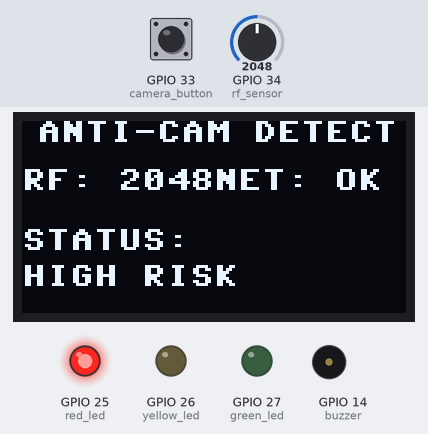
The program below on a simulated ESP32 board running MicroPython. On the bench: 128×64 one-colour display, output pins drawn as LEDs (lit = HIGH), buzzer (waves = sounding, pin HIGH). Wiring (from the project's diagram.json): buzzer on GPIO 14, red LED on GPIO 25, yellow LED on GPIO 26, green LED on GPIO 27, red button on GPIO 33, potentiometer on GPIO 34. The test bench sets the inputs (shaded band); at power-on: GPIO 34 (rf_sensor) = 2048, GPIO 33 (camera_button) HIGH (analog values on the 0–4095 scale). WiFi joins after 1.5 s; no MQTT or app messages arrive unless stated; the clock reads 2024-03-15 10:24:30 at power-on unless the program sets it; library files of the repository ran but are not shown: ssd1306.py; what the program prints to the serial console is not drawn.

Above: at 2.8 s.
2.9 s: GPIO 34 (rf_sensor) set to 1962
At 7.5 s:
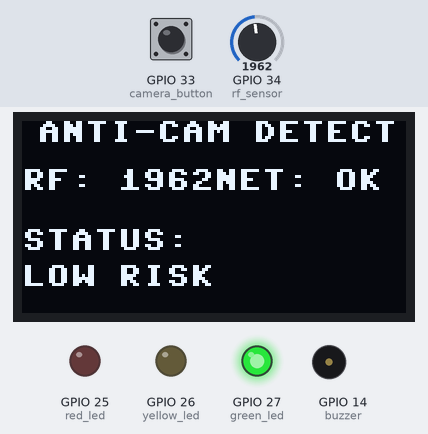
8.5 s: GPIO 34 (rf_sensor) set to 2040
At 12.21 s:
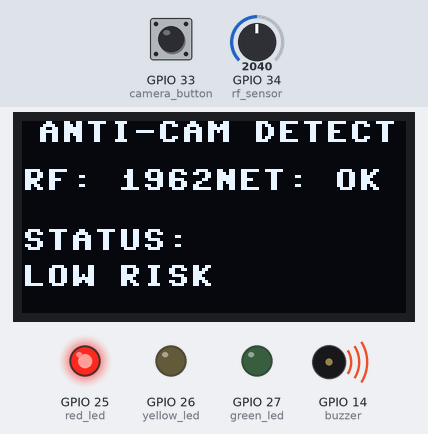
19.2 s: GPIO 34 (rf_sensor) set to 491
At 23.0 s:
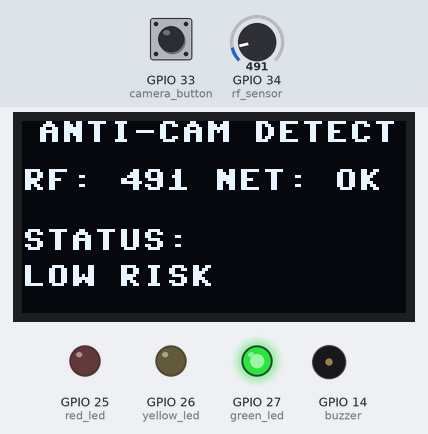
29.2 s: GPIO 34 (rf_sensor) set to 109
At 33.1 s:
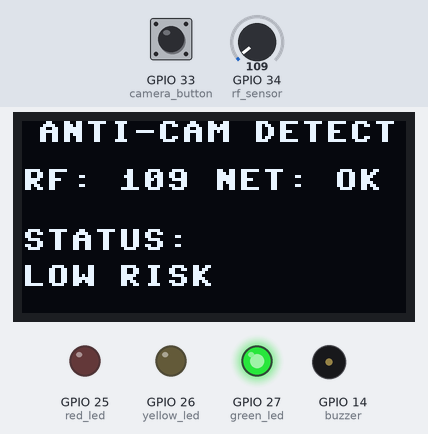
34.3 s: GPIO 34 (rf_sensor) set to 94
At 39.3 s:
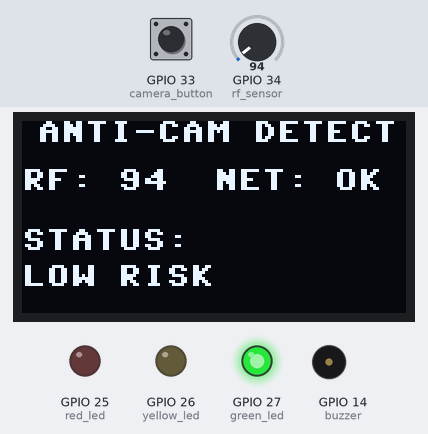
Timing chart, 0 to 40.3 s (numbered marks = the images above; inputs shaded):
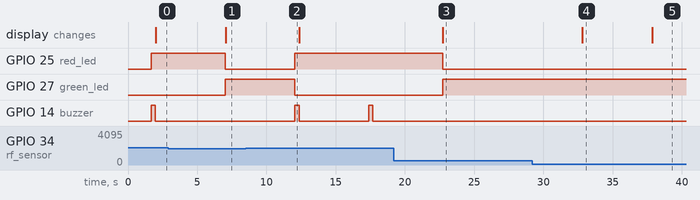

The program:

main.py
```python
"""
Hybrid RF and Wi-Fi Based Embedded Anti-Camera Detection System
Firmware for ESP32 (MicroPython) - Wokwi Simulation & Hardware Prototype

Preserved Pin Configuration:
- RF Sensor (Potentiometer): GPIO 34 (ADC1_CH6)
- Red LED: GPIO 25
- Yellow LED: GPIO 26
- Green LED: GPIO 27
- Buzzer: GPIO 14
- Camera Detection Button: GPIO 33 (Internal Pull-Up)
- OLED I2C SDA: GPIO 21
- OLED I2C SCL: GPIO 22
"""

import machine
from machine import Pin, ADC, I2C
import time
from time import sleep
import ujson
import network

# Try importing umqtt.simple
try:
    from umqtt.simple import MQTTClient
except ImportError:
    try:
        from simple import MQTTClient
    except ImportError:
        print("[Firmware] Warning: umqtt.simple not found. Running in offline telemetry mode.")
        MQTTClient = None

# Import SSD1306 OLED driver
try:
    import ssd1306
except ImportError:
    print("[Firmware] Warning: ssd1306 driver not found.")
    ssd1306 = None

# --------------------------------
# Configuration & Constants
# --------------------------------
DEVICE_ID = "esp32_dev01"
WIFI_SSID = "Wokwi-GUEST"
WIFI_PASS = ""

# Wokwi Private IoT Gateway directs host.wokwi.internal to local computer
MQTT_BROKER = "host.wokwi.internal"
MQTT_PORT = 1883
MQTT_TOPIC_TELEMETRY = f"anticamera/{DEVICE_ID}/telemetry"
MQTT_TOPIC_STATUS = f"anticamera/{DEVICE_ID}/status"
MQTT_TOPIC_COMMANDS = f"anticamera/{DEVICE_ID}/commands"

RF_THRESHOLD = 2000

SUSPICIOUS_KEYWORDS = [
    "spycam",
    "camera",
    "hidden",
    "surveillance",
    "monitor"
]

MOCK_WIFI_NETWORKS = [
    "Home_WiFi",
    "OfficeNet",
    "spycam_device",
    "GuestWiFi"
]

# --------------------------------
# Hardware Initialization
# --------------------------------
# 1. RF Sensor Simulator (Potentiometer on GPIO 34)
rf_sensor = ADC(Pin(34))
rf_sensor.atten(ADC.ATTN_11DB)

# 2. Status LEDs
red_led = Pin(25, Pin.OUT)
yellow_led = Pin(26, Pin.OUT)
green_led = Pin(27, Pin.OUT)

# 3. Warning Buzzer
buzzer = Pin(14, Pin.OUT)

# 4. Manual Hidden Camera Button (Active LOW with internal pull-up)
camera_button = Pin(33, Pin.IN, Pin.PULL_UP)

# 5. SSD1306 I2C OLED Display
oled = None
try:
    i2c = I2C(0, scl=Pin(22), sda=Pin(21))
    if ssd1306:
        oled = ssd1306.SSD1306_I2C(128, 64, i2c)
except Exception as e:
    print(f"[Firmware] OLED Init Error: {e}")

# --------------------------------
# Hardware Control Helpers
# --------------------------------
def reset_outputs():
    red_led.off()
    yellow_led.off()
    green_led.off()
    buzzer.off()

def update_oled(rf_val, status_text, mqtt_ok=False):
    if not oled:
        return
    try:
        oled.fill(0)
        oled.text("ANTI-CAM DETECT", 5, 0)
        oled.text(f"RF: {rf_val}", 0, 16)

        status_sub = "NET: OK" if mqtt_ok else "NET: DISC"
        oled.text(status_sub, 64, 16)

        oled.text("STATUS:", 0, 36)
        oled.text(status_text, 0, 48)
        oled.show()
    except Exception as e:
        print(f"[Firmware] OLED display error: {e}")

# --------------------------------
# Wi-Fi & MQTT Networking
# --------------------------------
wlan = network.WLAN(network.STA_IF)
mqtt_client = None

def connect_wifi():
    wlan.active(True)
    if not wlan.isconnected():
        print(f"[Wi-Fi] Connecting to {WIFI_SSID}...")
        wlan.connect(WIFI_SSID, WIFI_PASS)
        attempts = 0
        while not wlan.isconnected() and attempts < 20:
            sleep(0.5)
            attempts += 1
            print(".", end="")
        print("")

    if wlan.isconnected():
        print(f"[Wi-Fi] Connected! IP: {wlan.ifconfig()[0]}")
        return True
    else:
        print("[Wi-Fi] Connection failed or timed out.")
        return False

def on_command_received(topic, msg):
    print(f"[MQTT] Command received on {topic.decode()}: {msg.decode()}")
    try:
        cmd = ujson.loads(msg.decode())
        action = cmd.get("action")
        if action == "beep":
            buzzer.on()
            sleep(0.5)
            buzzer.off()
    except Exception as e:
        print(f"[MQTT] Failed to parse command: {e}")

def connect_mqtt():
    global mqtt_client
    if not MQTTClient:
        return False

    try:
        print(f"[MQTT] Connecting to broker at {MQTT_BROKER}:{MQTT_PORT}...")
        mqtt_client = MQTTClient(
            client_id=DEVICE_ID,
            server=MQTT_BROKER,
            port=MQTT_PORT,
            keepalive=60
        )
        mqtt_client.set_callback(on_command_received)
        mqtt_client.connect()
        mqtt_client.subscribe(MQTT_TOPIC_COMMANDS)

        # Publish initial status
        status_payload = ujson.dumps({
            "deviceId": DEVICE_ID,
            "status": "online",
            "firmware": "1.0.0-micropython"
        })
        mqtt_client.publish(MQTT_TOPIC_STATUS, status_payload)
        print("[MQTT] Successfully connected and subscribed!")
        return True
    except Exception as e:
        print(f"[MQTT] Connection failed ({MQTT_BROKER}): {e}")
        mqtt_client = None
        return False

# --------------------------------
# Wi-Fi Scan & Suspicious Keywords
# --------------------------------
def evaluate_wifi_networks():
    classified_networks = []
    suspicious_found = False

    for ssid in MOCK_WIFI_NETWORKS:
        is_susp = any(kw in ssid.lower() for kw in SUSPICIOUS_KEYWORDS)
        if is_susp:
            suspicious_found = True
        classified_networks.append({
            "ssid": ssid,
            "suspicious": is_susp
        })

    return classified_networks, suspicious_found

# --------------------------------
# Main Telemetry Loop
# --------------------------------
def main():
    print("====================================================")
    print(" Hybrid Anti-Camera Detection System Starting...    ")
    print("====================================================")

    # Initial Wi-Fi & MQTT setup
    wifi_connected = connect_wifi()
    mqtt_connected = False
    if wifi_connected:
        mqtt_connected = connect_mqtt()

    reconnect_timer = 0

    while True:
        try:
            # 1. Read RF analog signal
            rf_val = rf_sensor.read()

            # 2. Read manual button (Active LOW, pressed == 0)
            camera_detected_btn = (camera_button.value() == 0)

            # 3. Evaluate Wi-Fi SSIDs
            networks, suspicious_ssid = evaluate_wifi_networks()
            rf_anomaly = rf_val > RF_THRESHOLD

            # 4. Local Risk Calculation (Consistent with Backend Risk Engine)
            status_text = "SAFE"
            if camera_detected_btn:
                status_text = "CAM DETECTED"
                local_risk = "HIGH"
            elif rf_anomaly and suspicious_ssid:
                status_text = "HIGH RISK"
                local_risk = "HIGH"
            elif rf_anomaly:
                status_text = "MEDIUM RISK"
                local_risk = "MEDIUM"
            elif suspicious_ssid:
                status_text = "LOW RISK"
                local_risk = "LOW"
            else:
                status_text = "SAFE"
                local_risk = "SAFE"

            # 5. Actuate LEDs & Buzzer
            reset_outputs()
            if local_risk == "HIGH":
                red_led.on()
                buzzer.on()
                sleep(0.3)
                buzzer.off()
            elif local_risk == "MEDIUM":
                yellow_led.on()
            elif local_risk == "LOW":
                green_led.on()
            else:
                green_led.on()

            # 6. Update OLED Display
            update_oled(rf_val, status_text, mqtt_connected)

            # 7. Print to Serial Monitor
            print(f"\n[Telemetry] RF: {rf_val} (Anomaly: {rf_anomaly}) | Suspicious SSID: {suspicious_ssid} | Button: {camera_detected_btn}")
            print(f"[Telemetry] Status: {status_text} | Local Risk: {local_risk}")

            # 8. Manage Reconnection if Disconnected
            if not wlan.isconnected():
                wifi_connected = connect_wifi()
            if wlan.isconnected() and not mqtt_connected:
                reconnect_timer += 1
                if reconnect_timer >= 2:  # retry every ~10s
                    mqtt_connected = connect_mqtt()
                    reconnect_timer = 0

            # 9. Publish MQTT Telemetry if Connected
            if mqtt_connected and mqtt_client:
                try:
                    telemetry_data = {
                        "deviceId": DEVICE_ID,
                        "timestamp": int(time.time()),
                        "rfValue": rf_val,
                        "wifiNetworks": networks,
                        "cameraButton": camera_detected_btn
                    }
                    payload = ujson.dumps(telemetry_data)
                    mqtt_client.publish(MQTT_TOPIC_TELEMETRY, payload)
                    print(f"[MQTT] Published to {MQTT_TOPIC_TELEMETRY}: {payload}")

                    # Check for incoming commands
                    mqtt_client.check_msg()
                except Exception as pub_err:
                    print(f"[MQTT] Publish error: {pub_err}")
                    mqtt_connected = False
            else:
                print("[MQTT] Broker offline or not reachable. Telemetry held in local memory.")

        except Exception as loop_err:
            print(f"[Firmware Error] Exception in main loop: {loop_err}")

        sleep(5)

if __name__ == "__main__":
    main()
```

Measured:
- the behaviour switches between 2001 and 2000 on GPIO 34 (rf_sensor) (found by bisection; images 0 and 1)
- after the input at 2.9 s, GPIO 25 (red_led): HIGH → LOW after 4.1 s; GPIO 27 (green_led): LOW → HIGH after 4.1 s; GPIO 14 (buzzer): stays LOW (without the input it goes to HIGH after 4.1 s); the display: changes after 4.2 s (image 1)
- after the input at 8.5 s, GPIO 25 (red_led): LOW → HIGH after 3.6 s; GPIO 27 (green_led): HIGH → LOW after 3.6 s; GPIO 14 (buzzer): alternates HIGH for 0.30 s and LOW for 5.0 s, starting after 3.6 s
- after the input at 19.2 s, GPIO 25 (red_led): HIGH → LOW after 3.5 s; GPIO 27 (green_led): LOW → HIGH after 3.5 s; GPIO 14 (buzzer): stops changing and stays LOW; the display: changes after 3.5 s (image 3)
- after the input at 29.2 s, the display: changes after 3.6 s (image 4)
- after the input at 34.3 s, the display: changes after 3.5 s (image 5)
